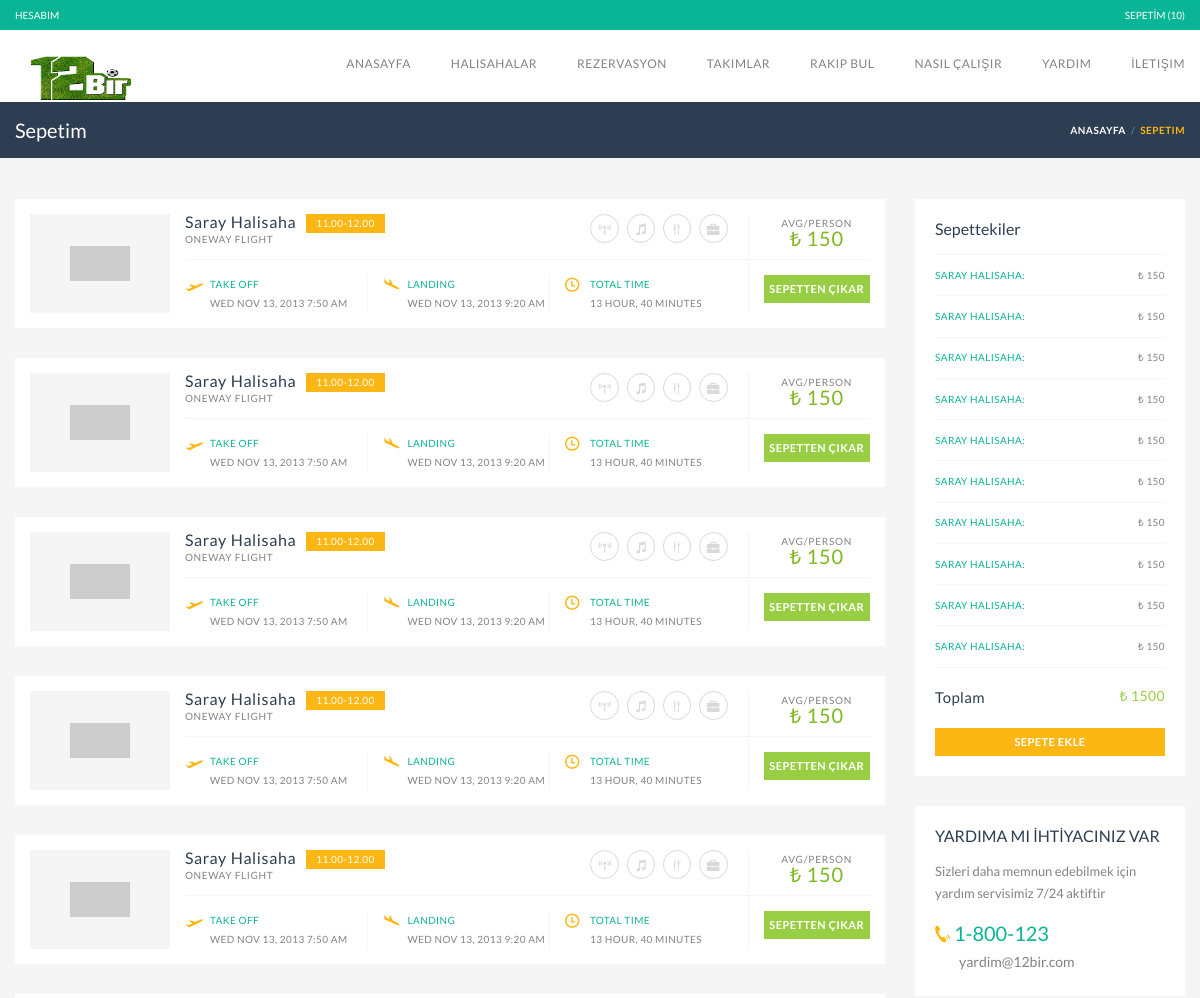
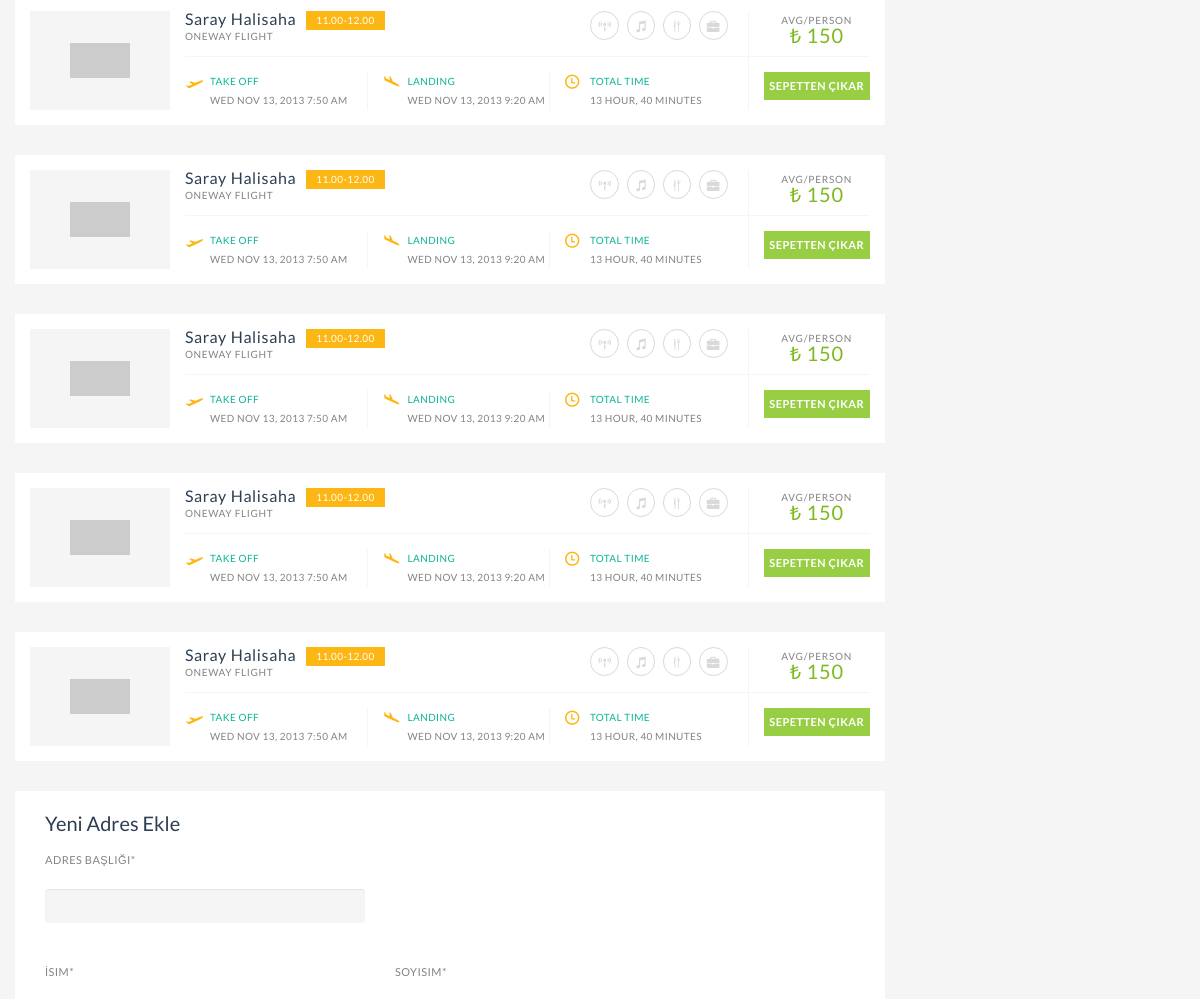
Before: /sepetim/ (signed in, upper part) with the older database file (2 pictures, top to bottom).
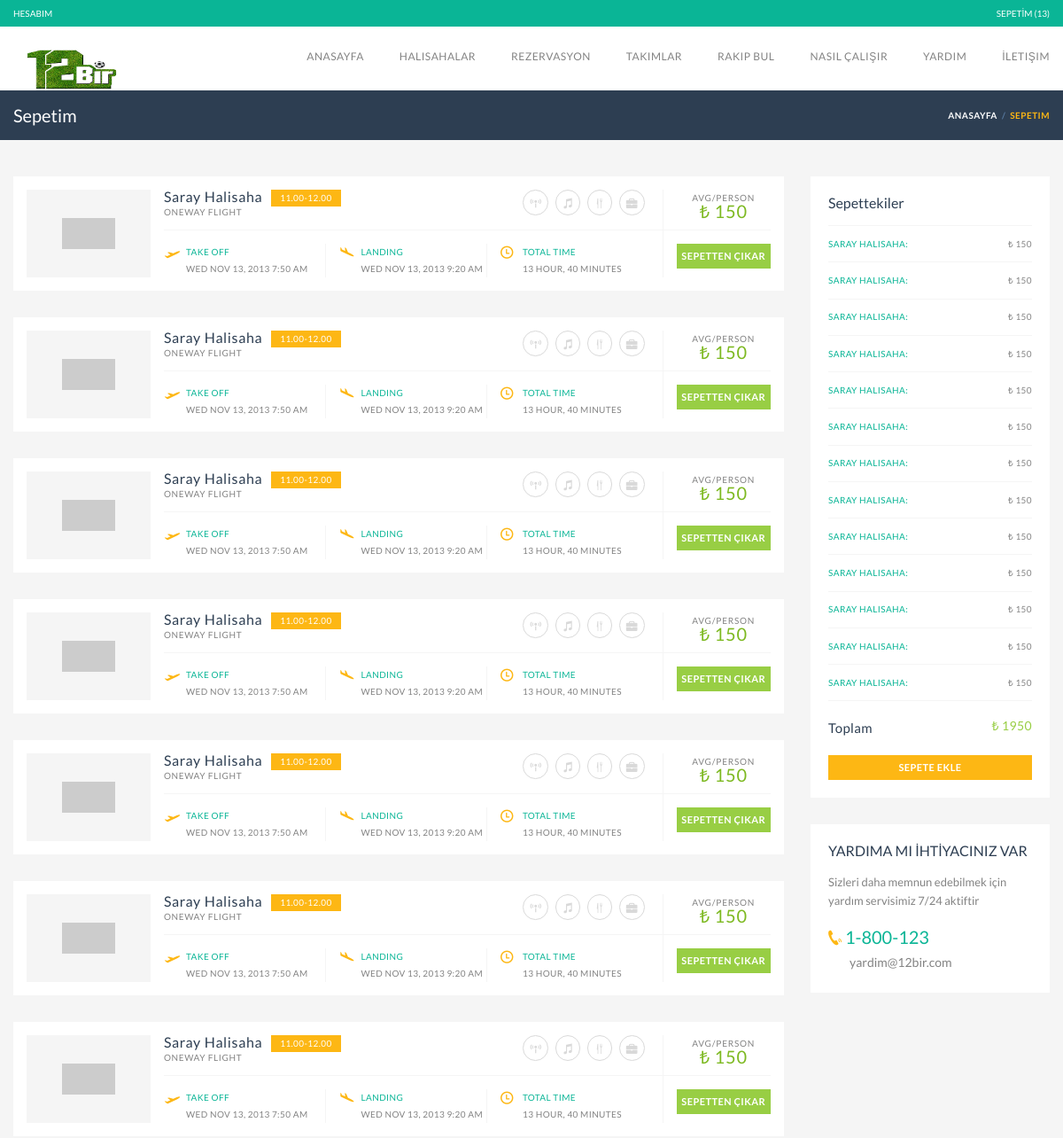
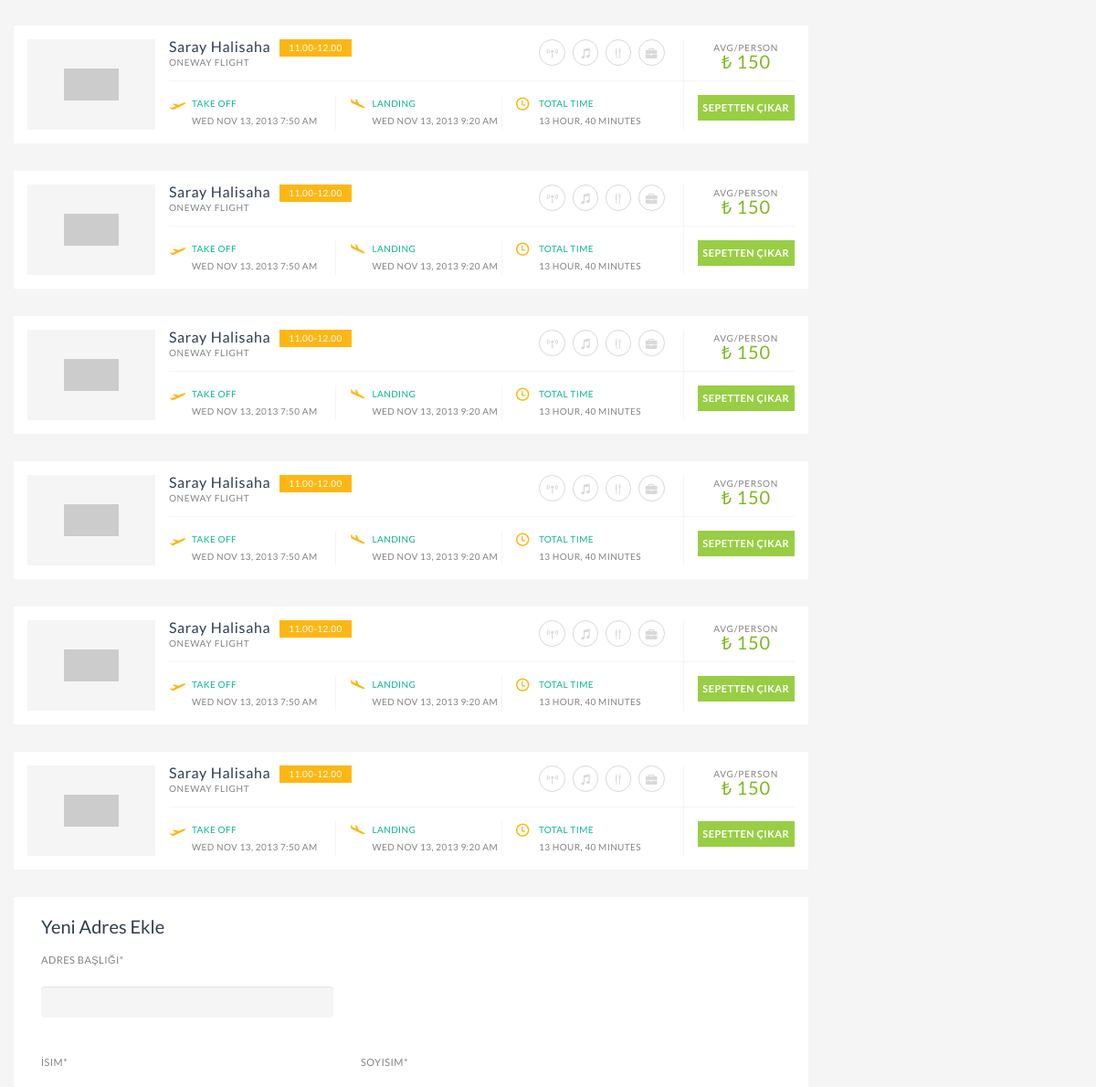
After: the same page with the newer database file (2 pictures, top to bottom).
### field/models.py (models this page shows, shortened)
class Sepet(models.Model):
    user = models.ForeignKey(settings.AUTH_USER_MODEL, default=1)
    field = models.ForeignKey('Field',on_delete=models.CASCADE,related_name="field")
    selected = models.CharField(max_length=40)
    created = models.DateTimeField(auto_now_add=True)

### account/views.py (the view, shortened to what this page needs)
# urls.py: url(r'^sepetim/$',SepetView.as_view(),name="sepetim"),
class SepetView(LoggedInMixin,ListView,FormView):
    template_name = "sepetim.html"
    form_class = AddressForm
    context_object_name ="sepet_list"
    success_url = reverse_lazy('sepetim')
    def get_queryset(self):
        return Sepet.objects.filter(user=self.request.user)
    def get_context_data(self, *args, **kwargs):
        context = super(SepetView, self).get_context_data(*args, **kwargs)
        address = Address.objects.filter(user=self.request.user)
        totalPrice = 0;
        sepet_list = self.get_queryset()
        for sepet in sepet_list:
            totalPrice += sepet.field.price
        context['totalPrice'] = totalPrice
        context['address_list'] = address
        return context

### account/mixins.py (called while the page is built)
    @method_decorator(login_required)
    def dispatch(self, *args, **kwargs):
        return super(LoggedInMixin, self).dispatch(*args, **kwargs)

### account/views.py (called while the page is built)
def sepetHeader(request):
    user = request.user;
    if user.is_authenticated:
        list = Sepet.objects.filter(user=user)
        return { "sepetNumber":list.count}
    return {}

### account/templates/sepetim.html (shortened to what the changed rows need)
{% extends "base.html" %}
{% load crispy_forms_tags %}
{% block content %}
  <div class="page-title-container">
            <div class="container">
                <div class="page-title pull-left">
                    <h2 class="entry-title">Sepetim</h2>
                </div>
            </div>
        </div>
    <section id="content" class="gray-area">
            <div class="container">
                <div class="row">
                    <div id="main" class="col-sms-6 col-sm-8 col-md-9 listing-style3 flight">
                            {% for object in sepet_list %}
                             <article class="box">
                                <figure class="col-xs-3 col-sm-2">
                                    <span><img alt="" src="http://placehold.it/270x160"></span>
                                </figure>
                                <div class="details col-xs-9 col-sm-10">
                                    <div class="details-wrapper">
                                        <div class="first-row">
                                            <div>
                                                <h4 class="box-title">{{ object.field.name }}<small>Oneway flight</small></h4>
                                                <a class="button btn-mini yellow">11.00-12.00</a>
                                                <div class="amenities">
                                                    <i class="soap-icon-wifi circle"></i>
                                                    <i class="soap-icon-entertainment circle"></i>
                                                    <i class="soap-icon-fork circle"></i>
                                                    <i class="soap-icon-suitcase circle"></i>
                                                </div>
                                            </div>
                                            <div>
                                                <span class="price"><small>AVG/PERSON</small>₺ {{ object.field.price }}</span>
                                            </div>
                                        </div>
                                        <div class="second-row">
                                            <div class="time">
                                                <div class="take-off col-sm-4">
                                                    <div class="icon"><i class="soap-icon-plane-right yellow-color"></i></div>
                                                    <div>
                                                        <span class="skin-color">Take off</span><br />Wed Nov 13, 2013 7:50 Am
                                                    </div>
                                                </div>
                                                <div class="landing col-sm-4">
                                                    <div class="icon"><i class="soap-icon-plane-right yellow-color"></i></div>
                                                    <div>
                                                        <span class="skin-color">landing</span><br />Wed Nov 13, 2013 9:20 am
                                                    </div>
                                                </div>
                                                <div class="total-time col-sm-4">
                                                    <div class="icon"><i class="soap-icon-clock yellow-color"></i></div>
                                                    <div>
                                                        <span class="skin-color">total time</span><br />13 Hour, 40 minutes
                                                    </div>
                                                </div>
                                            </div>
                                            <div class="action">
                                                <form method="POST" action="{% url "sepet-delete" object.id %}">
                                                <button type="submit" class="button btn-small full-width">SEPETTEN ÇIKAR</button>
                                                </form>
                                            </div>
                                        </div>
                                    </div>
                                </div>
                            </article>
                            {% endfor %}
                        <div class="booking-section travelo-box">
                            <form class="booking-form" method="POST">
                                <div class="person-information">
                                    <h2>Yeni Adres Ekle</h2>
                                </div>
                            </form>
                        </div>
                    </div>
                    <div class="sidebar col-sms-6 col-sm-4 col-md-3">
                        <div class="booking-details travelo-box">
                            <dl class="other-details">
                                 {% for object in sepet_list %}
                                <dt class="feature">{{ object.field.name }}:</dt><dd class="value">₺ {{ object.field.price }}</dd>
                                {% endfor %}
                                <dt class="total-price">Toplam </dt><dd class="total-price-value">₺ {{ totalPrice }}</dd>
                            </dl>
                        </div>
                    </div>
                </div>
            </div>
        </section>
{% endblock %}

Changed rows visible on the page:
added Sepet: field.name "Saray Halisaha", field.price "150", field.name "SARAY HALISAHA"
added Sepet: field.name "Saray Halisaha", field.price "150", field.name "SARAY HALISAHA"
added Sepet: field.name "Saray Halisaha", field.price "150", field.name "SARAY HALISAHA"
Other visible differences:
{{ sepetNumber }}: "10" → "13"
{{ totalPrice }}: "1500" → "1950"
